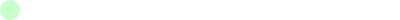
Frame 1 (no input)
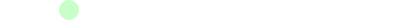
Frame 60 (the mouse pressed at the canvas centre just before this capture)
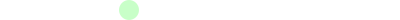
Frame 120 (the mouse held since frame 60 and released just before this capture)

The Processing sketch that drew these frames (run headless with seeded random() and noise(); from frame 60 on, the mouse is pressed at the canvas centre):

// Processing sketch: reidai_0401
// ── reidai_0401.pde
void setup(){
	size(400, 20);
	smooth();
	noStroke();
	fill(200,255,200);
	ellipseMode(CORNER);
	frameRate(30);
}

int d = 20;
int x = 0;
int vx = 1;

void draw(){
	background(255);
	ellipse(x, 0, d, d);
	x += vx;
  
}
